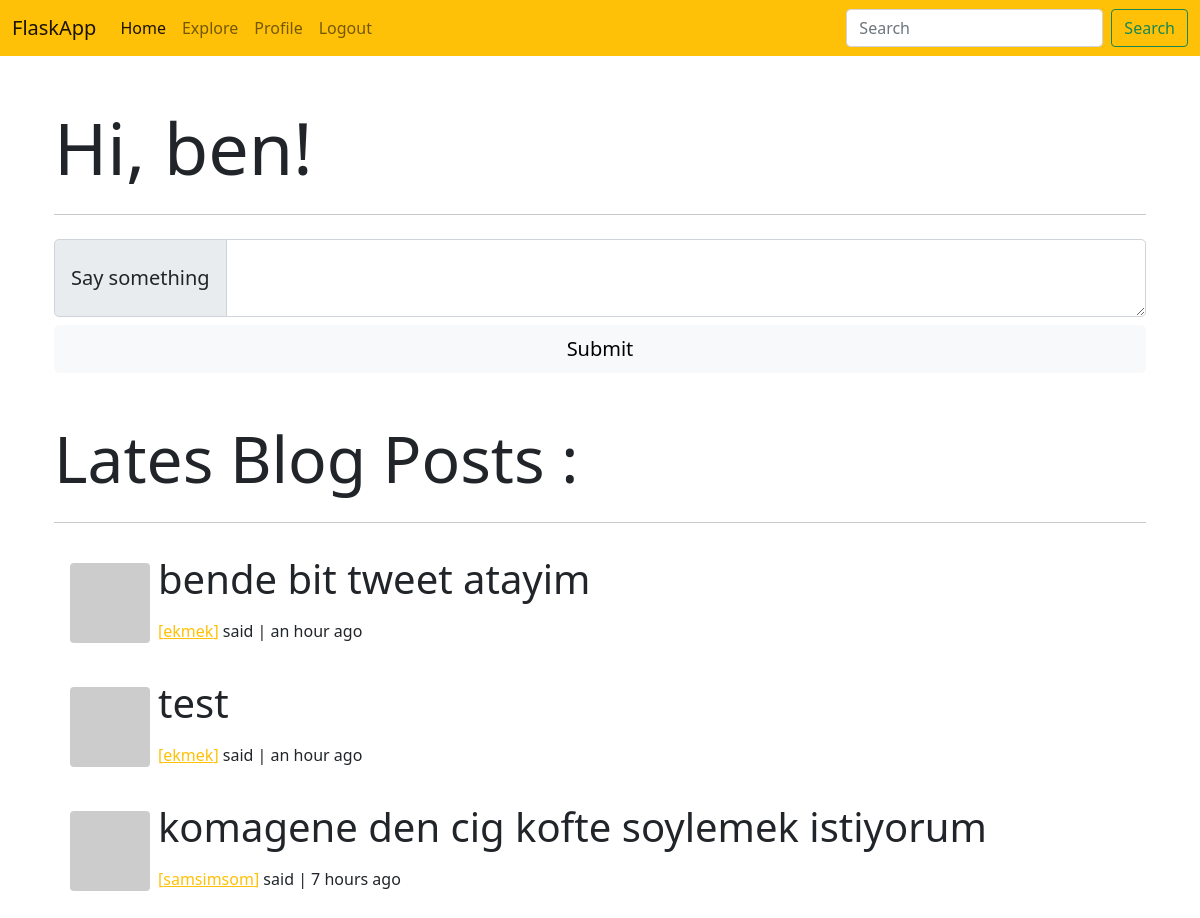
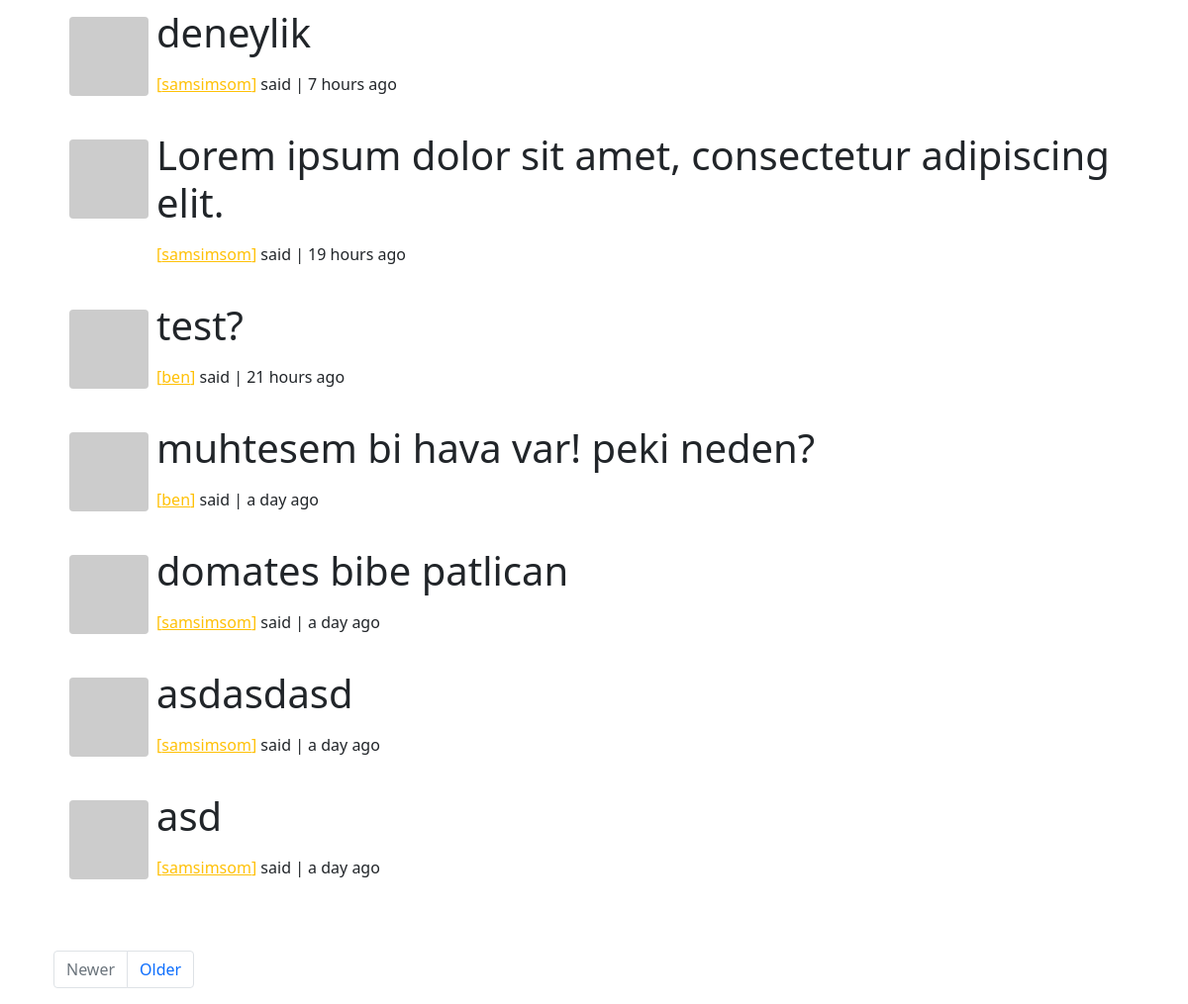
Screenshot of /index (signed in) with the database file from the repository (2 pictures, top to bottom).
### app/models.py (models this page shows, shortened)
class User(UserMixin, db.Model):
    id = db.Column(db.Integer, primary_key=True)
    username = db.Column(db.String(64), index=True, unique=True)
    email = db.Column(db.String(120), index=True, unique=True)
    password_hash = db.Column(db.String(128))
    about_me = db.Column(db.String(140))
    last_seen = db.Column(db.DateTime, default=datetime.utcnow)
    posts = db.relationship('Post', backref='author', lazy='dynamic')
    followed = db.relationship('User',
                               secondary=followers,
                               primaryjoin=(followers.c.follower_id == id),
                               secondaryjoin=(followers.c.followed_id == id),
                               backref=db.backref('followers', lazy='dynamic'),
                               lazy='dynamic')
    def avatar(self, size):
        digest = md5(self.email.lower().encode('utf-8')).hexdigest()
        return f'https://www.gravatar.com/avatar/{digest}?d=identicon&s={size}'
    def followed_posts(self):
        followed = Post.query.join(
            followers, (followers.c.followed_id == Post.user_id)).filter(
                followers.c.follower_id == self.id)
        return followed.union(self.posts).order_by(Post.timestamp.desc())

class Post(db.Model):
    id = db.Column(db.Integer, primary_key=True)
    body = db.Column(db.String(140))
    timestamp = db.Column(db.DateTime, index=True, default=datetime.utcnow)
    user_id = db.Column(db.Integer, db.ForeignKey('user.id'))

### app/main/routes.py (the view)
@bp.route('/', methods=['GET', 'POST'])
@bp.route('/index', methods=['GET', 'POST'])
@login_required
def index():
    form = PostForm()
    if form.validate_on_submit():
        post = Post(body=form.post.data, author=current_user)
        db.session.add(post)
        db.session.commit()
        flash('Your post is now live!')
        return redirect(url_for('main.index'))
    page = request.args.get('page', 1, type=int)
    posts = current_user.followed_posts().paginate(
        page, current_app.config['POSTS_PER_PAGE'], False)
    next_url = url_for('main.index', page=posts.next_num) \
        if posts.has_next else None
    prev_url = url_for('main.index', page=posts.prev_num) \
        if posts.has_prev else None
    return render_template('index.html',
                           title='Home',
                           user=user,
                           posts=posts.items,
                           next_url=next_url,
                           prev_url=prev_url,
                           form=form)

### app/main/forms.py
class PostForm(FlaskForm):
    post = TextAreaField('Say something',
                         validators=[DataRequired(), Length(min=1, max=140)])
    submit = SubmitField('Submit')

### app/main/routes.py (called while the page is built)
@bp.before_request
def before_request():
    if current_user.is_authenticated:
        current_user.last_seen = datetime.utcnow()
        db.session.commit()

### app/models.py (called while the page is built)
@login.user_loader
def load_user(id):
    return User.query.get(int(id))

### app/templates/index.html (shortened to what this page needs)
{% extends 'base.html' %}
{% block app_content %}
{% if request.url_rule.endpoint == "main.index" %}
<div class="container-fluid">
    <h1 class="display-2">Hi, {{ current_user.username }}!</h1>
    <hr class="my-4">
</div>
{% endif %}
<div class="container-fluid">
    {% if request.url_rule.endpoint == "main.index" %}
    <form action="" method="post">
        <div class="input-group input-group-lg">
        <span class="input-group-text">{{ form.post.label }}</span>
        {{ form.post(class_="form-control") }}
        </div>
        <div class="d-grid gap-2 mt-2">
        {{ form.submit(class_="btn btn-light btn-lg")}}
        </div>
    </form>
    {% endif %}
</div>
<div class="container-fluid mt-5">
    <h1 class="display-3">Lates Blog Posts :</h1>
    <hr class="my-4">
    {% for post in posts %}
        {% include "_post.html" %}
    {% endfor %}
</div>
<div class="container-fluid mt-5">
    {% include "_pagination.html" %}
</div>
{% endblock app_content %}

### app/templates/_post.html
<div class="d-flex bd-highlight p-2 mb-1">
<div class="d-flex flex-row bd-highlight">
  <div class="bd-highlight p-2">
    <img class="rounded" src="{{ post.author.avatar(76) }}">
  </div>
  <div class="bd-highlight">
  <p class="display-6">{{ post.body }}</p>
    <div class="d-flex flex-column bd-highlight align-self-end">
    <div class="bd-highlight">
    <p>
        <a href="{{ url_for('main.user', username=post.author.username) }}" class="link-warning">
        [{{ post.author.username }}]</a> said | {{ moment(post.timestamp).fromNow() }}
    </p>
    </div>
    </div>
  </div>
</div>
</div>

### rows the page displays
User: username "ben"
Post: body "bende bit tweet atayim", author.username "ekmek", timestamp "an hour ago"
Post: body "test", author.username "ekmek", timestamp "an hour ago"
Post: body "komagene den cig kofte soylemek istiyorum", author.username "samsimsom", timestamp "7 hours ago"
Post: body "deneylik", author.username "samsimsom", timestamp "7 hours ago"
Post: body "Lorem ipsum dolor sit amet, consectetur adipiscing elit.", author.username "samsimsom", timestamp "19 hours ago"
Post: body "test?", author.username "ben", timestamp "21 hours ago"
Post: body "muhtesem bi hava var! peki neden?", author.username "ben", timestamp "a day ago"
Post: body "domates bibe patlican", author.username "samsimsom", timestamp "a day ago"
Post: body "asdasdasd", author.username "samsimsom", timestamp "a day ago"
Post: body "asd", author.username "samsimsom", timestamp "a day ago"
